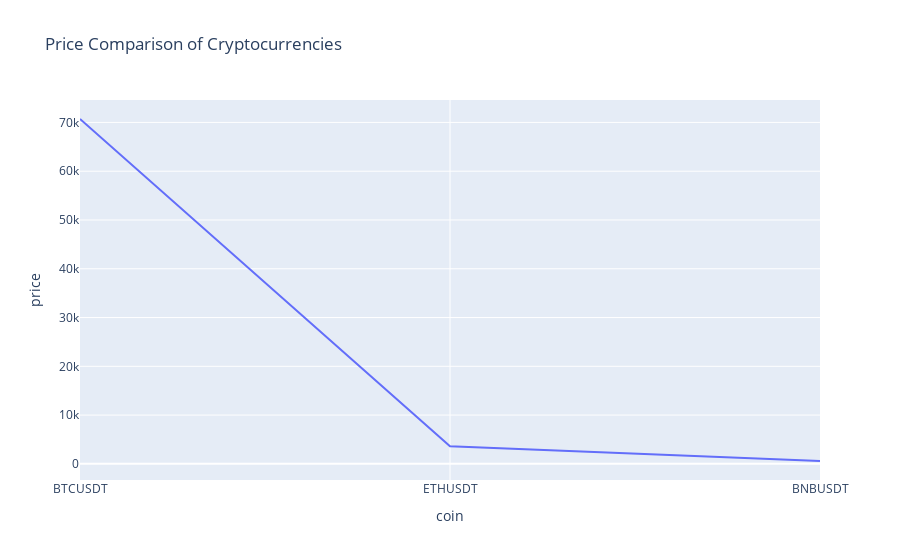
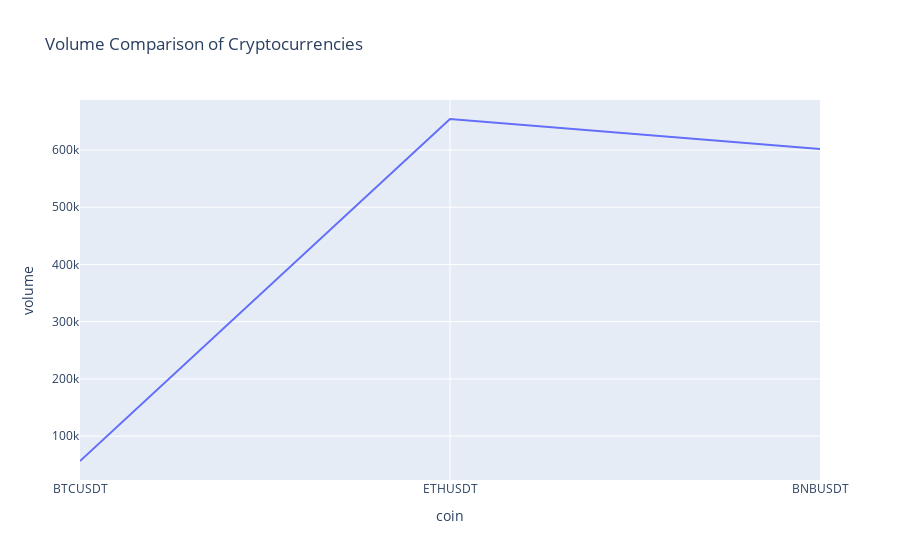

These figures' notebook cell, in order:
### Markdown cell above
https://www.epochconverter.com/

Epoch & Unix Timestamp Conversion Tools

### Code cell
import requests
import pandas as pd
import plotly.express as px

# Define the coins and create an empty list to store data
coins = ['BTCUSDT', 'ETHUSDT', 'BNBUSDT']
data_list = []

# Loop through each coin to fetch data
for coin in coins:
    api = f"https://api.binance.com/api/v3/ticker/24hr?symbol={coin}"
    data = requests.get(api).json()
    # Extract price and volume data (modify as needed)
    data_list.append({'coin': coin, 'price': float(data['lastPrice']), 'volume': float(data['volume'])})

# Convert the list of dictionaries to a DataFrame
df = pd.DataFrame(data_list)

# Now, df contains the last price and volume of each coin
# You can plot this data using plotly

# For Price Comparison
fig_price = px.line(df, x='coin', y='price', title='Price Comparison of Cryptocurrencies')
fig_price.show()

# For Volume Comparison
fig_volume = px.line(df, x='coin', y='volume', title='Volume Comparison of Cryptocurrencies')
fig_volume.show()

### Figure 1 — Plotly figure (JSON) as saved in the notebook; plotly's stock layout.template omitted (floating-point values rounded to 4 significant figures)
{"data": [{"hovertemplate": "coin=%{x}<br>price=%{y}<extra></extra>", "legendgroup": "", "line": {"color": "#636efa", "dash": "solid"}, "marker": {"symbol": "circle"}, "mode": "lines", "name": "", "orientation": "v", "showlegend": false, "type": "scatter", "x": ["BTCUSDT", "ETHUSDT", "BNBUSDT"], "xaxis": "x", "y": [70700.0, 3621.0, 587.2], "yaxis": "y"}], "layout": {"legend": {"tracegroupgap": 0}, "title": {"text": "Price Comparison of Cryptocurrencies"}, "xaxis": {"anchor": "y", "domain": [0, 1], "title": {"text": "coin"}}, "yaxis": {"anchor": "x", "domain": [0, 1], "title": {"text": "price"}}}}

### Figure 2 — Plotly figure (JSON) as saved in the notebook; plotly's stock layout.template omitted (floating-point values rounded to 4 significant figures)
{"data": [{"hovertemplate": "coin=%{x}<br>volume=%{y}<extra></extra>", "legendgroup": "", "line": {"color": "#636efa", "dash": "solid"}, "marker": {"symbol": "circle"}, "mode": "lines", "name": "", "orientation": "v", "showlegend": false, "type": "scatter", "x": ["BTCUSDT", "ETHUSDT", "BNBUSDT"], "xaxis": "x", "y": [56490.0, 654200.0, 601600.0], "yaxis": "y"}], "layout": {"legend": {"tracegroupgap": 0}, "title": {"text": "Volume Comparison of Cryptocurrencies"}, "xaxis": {"anchor": "y", "domain": [0, 1], "title": {"text": "coin"}}, "yaxis": {"anchor": "x", "domain": [0, 1], "title": {"text": "volume"}}}}
